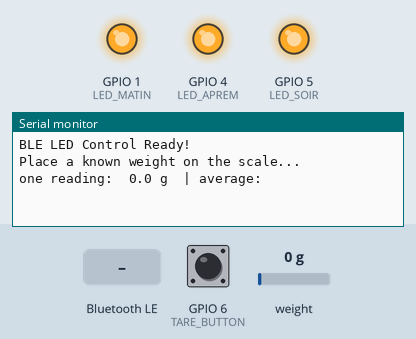
Recording of a program running on a simulated Seeed XIAO ESP32-S3. Shown: output pins drawn as LEDs (lit = HIGH), the last lines printed to the serial monitor. The test bench sets the inputs (shaded band); at power-on: weight on the scale 0 g, GPIO 6 (TARE_BUTTON) HIGH. The local clock reads 2024-03-15 10:24:30 at power-on unless the program sets it; nothing arrives over Bluetooth unless stated; a phone connects over Bluetooth LE 3 s after start.

Above: at 2.2 s.
2.3 s: weight on the scale set to 100 g
At 3.9 s:
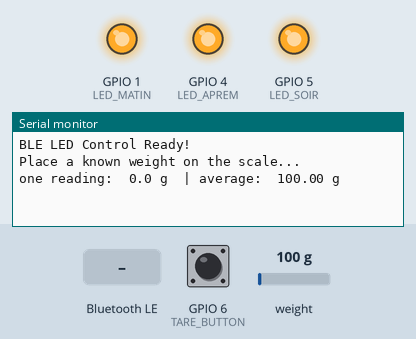
5.6 s: Bluetooth LE write "1" received
7.1 s: GPIO 6 (TARE_BUTTON) pulled LOW for 3.2 s
At 9.2 s:
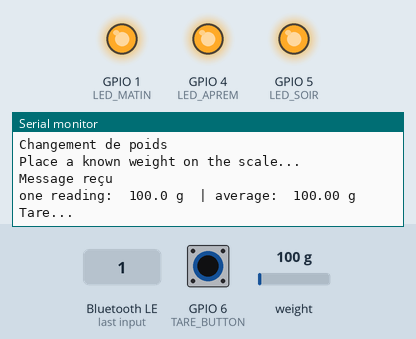

Measured:
- after the input at 2.3 s, the serial monitor: prints a new line after 0.80 s (image 1)
- after the input at 7.1 s, the serial monitor: prints a new line after 1.1 s (image 2)

The program:

main.cpp
```cpp
#include "BLEPillulierServer.h"
#include "HX711.h"
#include "DayModel.h"

// HX711 circuit wir
#define LOADCELL_DOUT_PIN 2
#define LOADCELL_SCK_PIN 3
#define TARE_BUTTON 6

#define LED_MATIN 1
#define LED_APREM 4
#define LED_SOIR 5

HX711 scale;
BLEManager bleManager;

volatile bool isTareBtnPressed = false;
float oldWeight = 0;

void Tare(){
  if(scale.is_ready()){
    Serial.println("Tare...");
    delay(1000);
    scale.tare();
    Serial.println("Tare done...");
  }
}

bool detect_change_weight(){
  float current_weight = std::floor(scale.get_units(10));
  bool isWeightDiff = oldWeight != current_weight;

  if(isWeightDiff){
    Serial.println("Changement de poids");
    oldWeight = current_weight;
  }

  bleManager.BLESetValue(isWeightDiff);
  return isWeightDiff;
}

void setup() {
  Serial.begin(115200);

  pinMode(TARE_BUTTON, INPUT_PULLUP);

  pinMode(LED_MATIN, OUTPUT);
  pinMode(LED_APREM, OUTPUT);
  pinMode(LED_SOIR, OUTPUT);

  scale.begin(LOADCELL_DOUT_PIN, LOADCELL_SCK_PIN);

  scale.set_scale(712.66);
  scale.tare();

  digitalWrite(LED_MATIN, HIGH);
  digitalWrite(LED_APREM, HIGH);
  digitalWrite(LED_SOIR, HIGH);

  bleManager.init_server_com();
}

void loop() {
  isTareBtnPressed = !digitalRead(TARE_BUTTON);

  if(isTareBtnPressed){
    Tare();
    isTareBtnPressed = false;
  }

  if (scale.is_ready()) {

    Serial.println("Place a known weight on the scale...");
    delay(1000);

    Serial.print("one reading:\t");
    Serial.print(scale.get_units(), 1);
    Serial.print(" g");
    Serial.print("\t| average:\t");
    Serial.print(std::floor(scale.get_units(10)), 2);
    Serial.print(" g \n");

    detect_change_weight();
  }
  else {
    Serial.println("HX711 not found.");
  }

  delay(500);
}

//calibration factor will be the (reading)/(known weight)
```

BLEPillulierServer.cpp
```cpp
#include "BLEPillulierServer.h"
#include "DayModel.h"

bool deviceConnected = false;
BLEDescriptor configurationDescriptor(BLEUUID((uint16_t)0x2902));

DayModel dayInfos[7];

BLECharacteristic *pPillsCharacteristic;

void PillulierServerCallback::onConnect(BLEServer* pServer){
    deviceConnected = true;
}

void PillulierServerCallback::onDisconnect(BLEServer* pServer){
    if(deviceConnected){
        deviceConnected = false;
        esp_restart();
    }
}

void PillulierCharacteristicCallbacks::onNotify(BLECharacteristic *pCharacteristic) {
    if(!deviceConnected)
        return;
}

void HandleConfigChanged(std::string value){
    Serial.println("Received Value: ");
    Serial.println(value.c_str());

    ScheduleParser::parseDayPeriods(value.c_str(), dayInfos);
}

void PillulierCharacteristicCallbacks::onWrite(BLECharacteristic *pCharacteristic) {
    Serial.println("Message reçu");
    if(pCharacteristic->getUUID().equals(BLEUUID(CHARACTERISTIC_UUID_SET_CONFIG))){
        Serial.println("UUID Identique");
        std::string value = pCharacteristic->getValue();
        HandleConfigChanged(value);
    }
}

void BLEManager::init_server_com(){
    BLEDevice::init(BLE_SERVER_NAME);

    BLEServer *pServer = BLEDevice::createServer();
    pServer->setCallbacks(new PillulierServerCallback());

    BLEService *pilsService = pServer->createService(SERVICE_UUID);

        // Create BLE Characteristic
    pPillsCharacteristic = pilsService->createCharacteristic(
        CHARACTERISTIC_UUID_PILS_TAKEN,
        BLECharacteristic::PROPERTY_READ |
        BLECharacteristic::PROPERTY_NOTIFY
    );

    // Set Callback for Pillulier Characteristic
    pPillsCharacteristic->setCallbacks(new PillulierCharacteristicCallbacks());

    // Create BLE Descriptor (CCCD - Client Characteristic Configuration Descriptor)
    configurationDescriptor.setValue("Pils taken");
    pPillsCharacteristic->addDescriptor(&configurationDescriptor);

    //Config Characteristic
    BLECharacteristic *pConfigCharacteristic = pilsService->createCharacteristic(
        CHARACTERISTIC_UUID_SET_CONFIG,
        BLECharacteristic::PROPERTY_READ |
        BLECharacteristic::PROPERTY_WRITE
    );

    // Set Callback for Config Characteristic
    pConfigCharacteristic->setCallbacks(new PillulierCharacteristicCallbacks());
    pConfigCharacteristic->setValue("{ \"TODO\": \"todo\" }");

    // Add Characteristic to Service
    pilsService->start();

    // Start BLE Advertising
    BLEAdvertising *pAdvertising = BLEDevice::getAdvertising();
    pAdvertising->addServiceUUID(SERVICE_UUID);
    BLEDevice::startAdvertising();

    Serial.println("BLE LED Control Ready!");
    // put your setup code here, to run once:
}

void BLEManager::BLESetValue(int val){
    pPillsCharacteristic->setValue(val);
    pPillsCharacteristic->notify(true);
}
```

BLEPillulierServer.h
```cpp
#include <Arduino.h>
#include <BLEDevice.h>
#include <BLEServer.h>

#define SERVICE_UUID "e85bec35-8807-48de-8269-d9c44052f6c9"
#define CHARACTERISTIC_UUID_PILS_TAKEN "1fec0cbe-51d0-49ed-b94f-75bd29b503d8"
#define CHARACTERISTIC_UUID_SET_CONFIG "633f5eb7-1910-4e76-960a-fc2f627e4083"
#define BLE_SERVER_NAME "ESP32-Pilulier"

class PillulierServerCallback: public BLEServerCallbacks {
    public:
        void onConnect(BLEServer* pServer);
        void onDisconnect(BLEServer* pServer);
};

// Callback for pillulier Characteristic write events
class PillulierCharacteristicCallbacks : public BLECharacteristicCallbacks {
    public:
        void onNotify(BLECharacteristic* pCharacteristic);
        void onWrite(BLECharacteristic* pCharacteristic);
};

class BLEManager {
    public:
    void init_server_com();
    void BLESetValue(int val);
};
```

DayModel.cpp
```cpp
#include "DayModel.h"

// Constructor
DayModel::DayModel() {
    setTime(2025, 3, 3, 16, 35, 00);
    updateTime(); // Fetch time from RTC on startup
}

// Get the name of the day
String DayModel::getDayName(int dayIndex) {
    const String days[] = {"Sunday", "Monday", "Tuesday", "Wednesday", "Thursday", "Friday", "Saturday"};
    return days[dayIndex % 7];
}

// Manually set RTC time (only needed once)
void DayModel::setTime(int year, int month, int day, int hour, int minute, int second) {
    struct tm timeInfo;
    timeInfo.tm_year = year - 1900;  // tm_year is years since 1900
    timeInfo.tm_mon = month - 1;     // tm_mon is 0-based
    timeInfo.tm_mday = day;
    timeInfo.tm_hour = hour;
    timeInfo.tm_min = minute;
    timeInfo.tm_sec = second;

    time_t t = mktime(&timeInfo);
    struct timeval now = { .tv_sec = t, .tv_usec = 0 };
    settimeofday(&now, NULL);  // Set ESP32 RTC time
}

// Fetch the current date/time from RTC
void DayModel::updateTime() {
    struct tm timeInfo;

    if (!getLocalTime(&timeInfo)) {
        Serial.println("Failed to get time from RTC");
        return;
    }

    dayName = getDayName(timeInfo.tm_wday);
    year = timeInfo.tm_year + 1900;
    month = timeInfo.tm_mon + 1;
    day = timeInfo.tm_mday;
}

// Get formatted date as String
String DayModel::getCurrentDate() {
    return String(day) + "/" + String(month) + "/" + String(year);
}

// Determine the time of day
String DayModel::getTimePeriod(int hour) {
    if (hour >= 5 && hour <= 11)
        return "Morning";
    else if (hour >= 12 && hour <= 17)
        return "Midday/Afternoon";
    else
        return "Night";
}

// Display information
void DayModel::displayInfo(int hour) {
    Serial.print("Today is: ");
    Serial.println(dayName);
    Serial.print("Date: ");
    Serial.println(getCurrentDate());
    Serial.print("Time period for hour ");
    Serial.print(hour);
    Serial.print(": ");
    Serial.println(getTimePeriod(hour));
}

// Days of the week
const char* weekDays[7] = {"Monday", "Tuesday", "Wednesday", "Thursday", "Friday", "Saturday", "Sunday"};

void ScheduleParser::parseDayPeriods(const String &inputString, DayModel days[7]) {
    if (inputString.length() != 21) {
        Serial.println("Error: Invalid input format. Must be 21 characters long.");
        return;
    }

    for (int i = 0; i < 7; i++) {
        String segment = inputString.substring(i * 3, i * 3 + 3); // Extract three characters
        days[i].setIsMorning(segment[0] == '1');
        days[i].setIsMidday(segment[1] == '1');
        days[i].setIsNight(segment[2] == '1');

        // Debug output
        Serial.print(weekDays[i]);
        Serial.print(": Morning(");
        Serial.print(days[i].IsMorning() ? "✅" : "❌");
        Serial.print("), Midday(");
        Serial.print(days[i].IsMidday() ? "✅" : "❌");
        Serial.print("), Night(");
        Serial.print(days[i].IsNight() ? "✅" : "❌");
        Serial.println(")");
    }
}
```

DayModel.h
```cpp
#ifndef DAYMODEL_H
#define DAYMODEL_H

#include <Arduino.h>
#include <ctime>

class DayModel {
    private:
    String dayName;
    int year, month, day;
    bool morning;
    bool midday;
    bool night;
    // Private helper function to get the day name
    String getDayName(int dayIndex);

public:
    // Constructor
    DayModel();
    void setTime(int year, int month, int day, int hour, int minute, int second);
    void updateTime();
    // Determine the time of day based on the given hour
    String getTimePeriod(int hour);

    // Display the day and time period info
    void displayInfo(int hour);
    String getCurrentDate();

    bool IsMorning() { return morning; }
    bool IsMidday() { return midday; }
    bool IsNight() { return night; }

    void setIsMorning(bool isMorning) { morning = isMorning; }
    void setIsMidday(bool isMidday) { midday = isMidday; }
    void setIsNight(bool isNight) { night = isNight; }
};

class ScheduleParser {
    public:
        static void parseDayPeriods(const String &inputString, DayModel days[7]);
};

#endif
```
